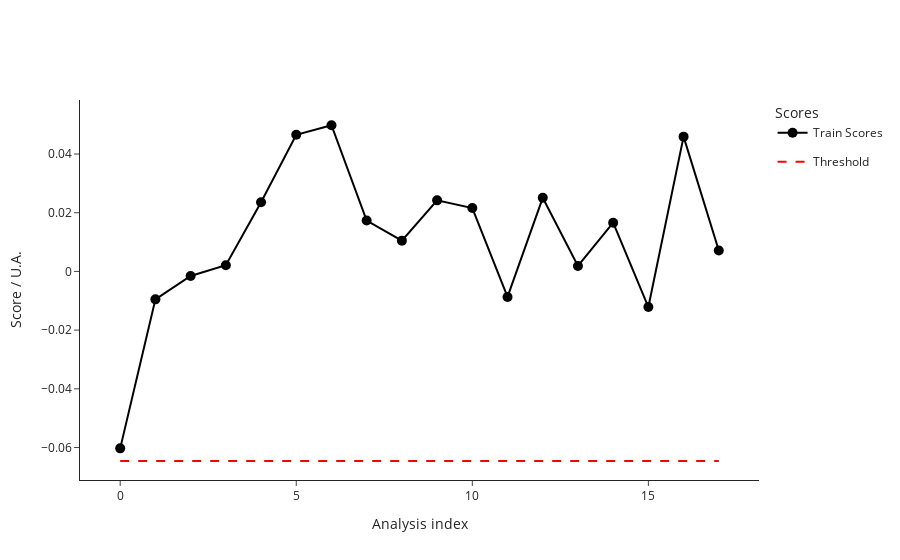

Notebook code cell kept with this figure:
### Code cell
from src.StreamPort.machine_learning.methods import MachineLearningMethodIsolationForestSklearn

iforest = MachineLearningMethodIsolationForestSklearn()

ml_ana = iforest.run(ml_ana)
ml_ana.train()
fig_train_scores = ml_ana.plot_scores()
fig_train_scores.show()

### Figure 1 — Plotly figure (JSON) as saved in the notebook; plotly's stock layout.template omitted (floating-point values rounded to 4 significant figures)
{"data": [{"hovertemplate": ["<b>index: </b>19<br><b>name: </b>210812_Pac--006<br><b>path: </b>C:/Users/Sandeep/Desktop/ExtractedSignals\\210812_Pac 2021-08-12 10-30-07\\210812_Pac--006.D<br><b>batch: </b>210812_Pac 2021-08-12 10-30-07<br><b>batch_position: </b>6<br><b>idle_time: </b>39.0<br><b>sample: </b>Blank<br><b>method: </b>SAA_411_Pac.M<br><b>timestamp: </b>2021-08-12 10:55:02<br><b>detector: </b>G1315C<br><b>pump: </b>G7110B<br><b>start_time: </b>2021-08-12 10:55:36<br><b>end_time: </b>2021-08-12 10:59:36<br><b>runtime: </b>239.7000000000036", "<b>index: </b>20<br><b>name: </b>210812_Pac--007<br><b>path: </b>C:/Users/Sandeep/Desktop/ExtractedSignals\\210812_Pac 2021-08-12 10-30-07\\210812_Pac--007.D<br><b>batch: </b>210812_Pac 2021-08-12 10-30-07<br><b>batch_position: </b>7<br><b>idle_time: </b>39.0<br><b>sample: </b>0.025 mg/ml<br><b>method: </b>SAA_411_Pac.M<br><b>timestamp: </b>2021-08-12 10:59:41<br><b>detector: </b>G1315C<br><b>pump: </b>G7110B<br><b>start_time: </b>2021-08-12 11:00:15<br><b>end_time: </b>2021-08-12 11:04:15<br><b>runtime: </b>239.7000000000036", "<b>index: </b>21<br><b>name: </b>210812_Pac--008<br><b>path: </b>C:/Users/Sandeep/Desktop/ExtractedSignals\\210812_Pac 2021-08-12 10-30-07\\210812_Pac--008.D<br><b>batch: </b>210812_Pac 2021-08-12 10-30-07<br><b>batch_position: </b>8<br><b>idle_time: </b>39.0<br><b>sample: </b>Blank<br><b>method: </b>SAA_411_Pac.M<br><b>timestamp: </b>2021-08-12 11:04:20<br><b>detector: </b>G1315C<br><b>pump: </b>G7110B<br><b>start_time: </b>2021-08-12 11:04:54<br><b>end_time: </b>2021-08-12 11:08:54<br><b>runtime: </b>239.7000000000036", "<b>index: </b>22<br><b>name: </b>210812_Pac--009<br><b>path: </b>C:/Users/Sandeep/Desktop/ExtractedSignals\\210812_Pac 2021-08-12 10-30-07\\210812_Pac--009.D<br><b>batch: </b>210812_Pac 2021-08-12 10-30-07<br><b>batch_position: </b>9<br><b>idle_time: </b>38.0<br><b>sample: </b>210806/036 :10<br><b>method: </b>SAA_411_Pac.M<br><b>timestamp: </b>2021-08-12 11:08:59<br><b>detector: </b>G1315C<br><b>pump: </b>G7110B<br><b>start_time: </b>2021-08-12 11:09:32<br><b>end_time: </b>2021-08-12 11:13:32<br><b>runtime: </b>239.7000000000036", "<b>index: </b>23<br><b>name: </b>210812_Pac--010<br><b>path: </b>C:/Users/Sandeep/Desktop/ExtractedSignals\\210812_Pac 2021-08-12 10-30-07\\210812_Pac--010.D<br><b>batch: </b>210812_Pac 2021-08-12 10-30-07<br><b>batch_position: </b>10<br><b>idle_time: </b>39.0<br><b>sample: </b>210806/036 :10<br><b>method: </b>SAA_411_Pac.M<br><b>timestamp: </b>2021-08-12 11:13:37<br><b>detector: </b>G7110B<br><b>pump: </b>G7110B<br><b>start_time: </b>2021-08-12 11:14:11<br><b>end_time: </b>2021-08-12 11:18:11<br><b>runtime: </b>239.7000000000036", "<b>index: </b>24<br><b>name: </b>210812_Pac--011<br><b>path: </b>C:/Users/Sandeep/Desktop/ExtractedSignals\\210812_Pac 2021-08-12 10-30-07\\210812_Pac--011.D<br><b>batch: </b>210812_Pac 2021-08-12 10-30-07<br><b>batch_position: </b>11<br><b>idle_time: </b>39.0<br><b>sample: </b>210806/036 :10<br><b>method: </b>SAA_411_Pac.M<br><b>timestamp: </b>2021-08-12 11:18:16<br><b>detector: </b>G7110B<br><b>pump: </b>G7110B<br><b>start_time: </b>2021-08-12 11:18:50<br><b>end_time: </b>2021-08-12 11:22:50<br><b>runtime: </b>239.7000000000036", "<b>index: </b>25<br><b>name: </b>210812_Pac--012<br><b>path: </b>C:/Users/Sandeep/Desktop/ExtractedSignals\\210812_Pac 2021-08-12 10-30-07\\210812_Pac--012.D<br><b>batch: </b>210812_Pac 2021-08-12 10-30-07<br><b>batch_position: </b>12<br><b>idle_time: </b>39.0<br><b>sample: </b>Blank<br><b>method: </b>SAA_411_Pac.M<br><b>timestamp: </b>2021-08-12 11:22:55<br><b>detector: </b>G1315C<br><b>pump: </b>G7110B<br><b>start_time: </b>2021-08-12 11:23:29<br><b>end_time: </b>2021-08-12 11:27:29<br><b>runtime: </b>239.7000000000036", "<b>index: </b>26<br><b>name: </b>210812_Pac--013<br><b>path: </b>C:/Users/Sandeep/Desktop/ExtractedSignals\\210812_Pac 2021-08-12 10-30-07\\210812_Pac--013.D<br><b>batch: </b>210812_Pac 2021-08-12 10-30-07<br><b>batch_position: </b>13<br><b>idle_time: </b>39.0<br><b>sample: </b>0.025 mg/ml<br><b>method: </b>SAA_411_Pac.M<br><b>timestamp: </b>2021-08-12 11:27:34<br><b>detector: </b>G1315C<br><b>pump: </b>G7110B<br><b>start_time: </b>2021-08-12 11:28:08<br><b>end_time: </b>2021-08-12 11:32:08<br><b>runtime: </b>239.7000000000036", "<b>index: </b>27<br><b>name: </b>210812_Pac--014<br><b>path: </b>C:/Users/Sandeep/Desktop/ExtractedSignals\\210812_Pac 2021-08-12 10-30-07\\210812_Pac--014.D<br><b>batch: </b>210812_Pac 2021-08-12 10-30-07<br><b>batch_position: </b>14<br><b>idle_time: </b>38.0<br><b>sample: </b>Blank<br><b>method: </b>SAA_411_Pac.M<br><b>timestamp: </b>2021-08-12 11:32:13<br><b>detector: </b>G7110B<br><b>pump: </b>G7110B<br><b>start_time: </b>2021-08-12 11:32:46<br><b>end_time: </b>2021-08-12 11:36:47<br><b>runtime: </b>239.7000000000036", "<b>index: </b>52<br><b>name: </b>210813_Pac--006<br><b>path: </b>C:/Users/Sandeep/Desktop/ExtractedSignals\\210813_Pac 2021-08-13 10-37-27\\210813_Pac--006.D<br><b>batch: </b>210813_Pac 2021-08-13 10-37-27<br><b>batch_position: </b>6<br><b>idle_time: </b>38.0<br><b>sample: </b>Blank<br><b>method: </b>SAA_411_Pac.M<br><b>timestamp: </b>2021-08-13 11:02:31<br><b>detector: </b>G1315C<br><b>pump: </b>G7110B<br><b>start_time: </b>2021-08-13 11:03:05<br><b>end_time: </b>2021-08-13 11:07:06<br><b>runtime: </b>239.7000000000036", "<b>index: </b>53<br><b>name: </b>210813_Pac--007<br><b>path: </b>C:/Users/Sandeep/Desktop/ExtractedSignals\\210813_Pac 2021-08-13 10-37-27\\210813_Pac--007.D<br><b>batch: </b>210813_Pac 2021-08-13 10-37-27<br><b>batch_position: </b>7<br><b>idle_time: </b>38.0<br><b>sample: </b>0.025 mg/ml<br><b>method: </b>SAA_411_Pac.M<br><b>timestamp: </b>2021-08-13 11:07:10<br><b>detector: </b>G1315C<br><b>pump: </b>G7116B<br><b>start_time: </b>2021-08-13 11:07:44<br><b>end_time: </b>2021-08-13 11:11:45<br><b>runtime: </b>239.7000000000036", "<b>index: </b>54<br><b>name: </b>210813_Pac--008<br><b>path: </b>C:/Users/Sandeep/Desktop/ExtractedSignals\\210813_Pac 2021-08-13 10-37-27\\210813_Pac--008.D<br><b>batch: </b>210813_Pac 2021-08-13 10-37-27<br><b>batch_position: </b>8<br><b>idle_time: </b>38.0<br><b>sample: </b>Blank<br><b>method: </b>SAA_411_Pac.M<br><b>timestamp: </b>2021-08-13 11:11:49<br><b>detector: </b>G1315C<br><b>pump: </b>G7110B<br><b>start_time: </b>2021-08-13 11:12:23<br><b>end_time: </b>2021-08-13 11:16:23<br><b>runtime: </b>239.7000000000036", "<b>index: </b>55<br><b>name: </b>210813_Pac--009<br><b>path: </b>C:/Users/Sandeep/Desktop/ExtractedSignals\\210813_Pac 2021-08-13 10-37-27\\210813_Pac--009.D<br><b>batch: </b>210813_Pac 2021-08-13 10-37-27<br><b>batch_position: </b>9<br><b>idle_time: </b>39.0<br><b>sample: </b>210812/004 :20<br><b>method: </b>SAA_411_Pac.M<br><b>timestamp: </b>2021-08-13 11:16:28<br><b>detector: </b>G1315C<br><b>pump: </b>G7110B<br><b>start_time: </b>2021-08-13 11:17:02<br><b>end_time: </b>2021-08-13 11:21:03<br><b>runtime: </b>239.7000000000036", "<b>index: </b>56<br><b>name: </b>210813_Pac--010<br><b>path: </b>C:/Users/Sandeep/Desktop/ExtractedSignals\\210813_Pac 2021-08-13 10-37-27\\210813_Pac--010.D<br><b>batch: </b>210813_Pac 2021-08-13 10-37-27<br><b>batch_position: </b>10<br><b>idle_time: </b>38.0<br><b>sample: </b>210812/004 :20<br><b>method: </b>SAA_411_Pac.M<br><b>timestamp: </b>2021-08-13 11:21:08<br><b>detector: </b>G1315C<br><b>pump: </b>G7110B<br><b>start_time: </b>2021-08-13 11:21:41<br><b>end_time: </b>2021-08-13 11:25:42<br><b>runtime: </b>239.7000000000036", "<b>index: </b>57<br><b>name: </b>210813_Pac--011<br><b>path: </b>C:/Users/Sandeep/Desktop/ExtractedSignals\\210813_Pac 2021-08-13 10-37-27\\210813_Pac--011.D<br><b>batch: </b>210813_Pac 2021-08-13 10-37-27<br><b>batch_position: </b>11<br><b>idle_time: </b>39.0<br><b>sample: </b>210812/004 :20<br><b>method: </b>SAA_411_Pac.M<br><b>timestamp: </b>2021-08-13 11:25:46<br><b>detector: </b>G1315C<br><b>pump: </b>G7110B<br><b>start_time: </b>2021-08-13 11:26:21<br><b>end_time: </b>2021-08-13 11:30:21<br><b>runtime: </b>239.7000000000036", "<b>index: </b>58<br><b>name: </b>210813_Pac--012<br><b>path: </b>C:/Users/Sandeep/Desktop/ExtractedSignals\\210813_Pac 2021-08-13 10-37-27\\210813_Pac--012.D<br><b>batch: </b>210813_Pac 2021-08-13 10-37-27<br><b>batch_position: </b>12<br><b>idle_time: </b>38.0<br><b>sample: </b>Blank<br><b>method: </b>SAA_411_Pac.M<br><b>timestamp: </b>2021-08-13 11:30:26<br><b>detector: </b>G1315C<br><b>pump: </b>G7110B<br><b>start_time: </b>2021-08-13 11:30:59<br><b>end_time: </b>2021-08-13 11:34:59<br><b>runtime: </b>239.7000000000036", "<b>index: </b>59<br><b>name: </b>210813_Pac--013<br><b>path: </b>C:/Users/Sandeep/Desktop/ExtractedSignals\\210813_Pac 2021-08-13 10-37-27\\210813_Pac--013.D<br><b>batch: </b>210813_Pac 2021-08-13 10-37-27<br><b>batch_position: </b>13<br><b>idle_time: </b>39.0<br><b>sample: </b>0.025 mg/ml<br><b>method: </b>SAA_411_Pac.M<br><b>timestamp: </b>2021-08-13 11:35:04<br><b>detector: </b>G1315C<br><b>pump: </b>G7110B<br><b>start_time: </b>2021-08-13 11:35:38<br><b>end_time: </b>2021-08-13 11:39:38<br><b>runtime: </b>239.7000000000036", "<b>index: </b>60<br><b>name: </b>210813_Pac--014<br><b>path: </b>C:/Users/Sandeep/Desktop/ExtractedSignals\\210813_Pac 2021-08-13 10-37-27\\210813_Pac--014.D<br><b>batch: </b>210813_Pac 2021-08-13 10-37-27<br><b>batch_position: </b>14<br><b>idle_time: </b>38.0<br><b>sample: </b>Blank<br><b>method: </b>SAA_411_Pac.M<br><b>timestamp: </b>2021-08-13 11:39:43<br><b>detector: </b>G1315C<br><b>pump: </b>G7110B<br><b>start_time: </b>2021-08-13 11:40:16<br><b>end_time: </b>2021-08-13 11:44:17<br><b>runtime: </b>239.7000000000036"], "legendgroup": "Train", "line": {"color": "black"}, "marker": {"color": "black", "size": 10}, "mode": "lines+markers", "name": "Train Scores", "text": ["<b>index: </b>19<br><b>name: </b>210812_Pac--006<br><b>path: </b>C:/Users/Sandeep/Desktop/ExtractedSignals\\210812_Pac 2021-08-12 10-30-07\\210812_Pac--006.D<br><b>batch: </b>210812_Pac 2021-08-12 10-30-07<br><b>batch_position: </b>6<br><b>idle_time: </b>39.0<br><b>sample: </b>Blank<br><b>method: </b>SAA_411_Pac.M<br><b>timestamp: </b>2021-08-12 10:55:02<br><b>detector: </b>G1315C<br><b>pump: </b>G7110B<br><b>start_time: </b>2021-08-12 10:55:36<br><b>end_time: </b>2021-08-12 10:59:36<br><b>runtime: </b>239.7000000000036", "<b>index: </b>20<br><b>name: </b>210812_Pac--007<br><b>path: </b>C:/Users/Sandeep/Desktop/ExtractedSignals\\210812_Pac 2021-08-12 10-30-07\\210812_Pac--007.D<br><b>batch: </b>210812_Pac 2021-08-12 10-30-07<br><b>batch_position: </b>7<br><b>idle_time: </b>39.0<br><b>sample: </b>0.025 mg/ml<br><b>method: </b>SAA_411_Pac.M<br><b>timestamp: </b>2021-08-12 10:59:41<br><b>detector: </b>G1315C<br><b>pump: </b>G7110B<br><b>start_time: </b>2021-08-12 11:00:15<br><b>end_time: </b>2021-08-12 11:04:15<br><b>runtime: </b>239.7000000000036", "<b>index: </b>21<br><b>name: </b>210812_Pac--008<br><b>path: </b>C:/Users/Sandeep/Desktop/ExtractedSignals\\210812_Pac 2021-08-12 10-30-07\\210812_Pac--008.D<br><b>batch: </b>210812_Pac 2021-08-12 10-30-07<br><b>batch_position: </b>8<br><b>idle_time: </b>39.0<br><b>sample: </b>Blank<br><b>method: </b>SAA_411_Pac.M<br><b>timestamp: </b>2021-08-12 11:04:20<br><b>detector: </b>G1315C<br><b>pump: </b>G7110B<br><b>start_time: </b>2021-08-12 11:04:54<br><b>end_time: </b>2021-08-12 11:08:54<br><b>runtime: </b>239.7000000000036", "<b>index: </b>22<br><b>name: </b>210812_Pac--009<br><b>path: </b>C:/Users/Sandeep/Desktop/ExtractedSignals\\210812_Pac 2021-08-12 10-30-07\\210812_Pac--009.D<br><b>batch: </b>210812_Pac 2021-08-12 10-30-07<br><b>batch_position: </b>9<br><b>idle_time: </b>38.0<br><b>sample: </b>210806/036 :10<br><b>method: </b>SAA_411_Pac.M<br><b>timestamp: </b>2021-08-12 11:08:59<br><b>detector: </b>G1315C<br><b>pump: </b>G7110B<br><b>start_time: </b>2021-08-12 11:09:32<br><b>end_time: </b>2021-08-12 11:13:32<br><b>runtime: </b>239.7000000000036", "<b>index: </b>23<br><b>name: </b>210812_Pac--010<br><b>path: </b>C:/Users/Sandeep/Desktop/ExtractedSignals\\210812_Pac 2021-08-12 10-30-07\\210812_Pac--010.D<br><b>batch: </b>210812_Pac 2021-08-12 10-30-07<br><b>batch_position: </b>10<br><b>idle_time: </b>39.0<br><b>sample: </b>210806/036 :10<br><b>method: </b>SAA_411_Pac.M<br><b>timestamp: </b>2021-08-12 11:13:37<br><b>detector: </b>G7110B<br><b>pump: </b>G7110B<br><b>start_time: </b>2021-08-12 11:14:11<br><b>end_time: </b>2021-08-12 11:18:11<br><b>runtime: </b>239.7000000000036", "<b>index: </b>24<br><b>name: </b>210812_Pac--011<br><b>path: </b>C:/Users/Sandeep/Desktop/ExtractedSignals\\210812_Pac 2021-08-12 10-30-07\\210812_Pac--011.D<br><b>batch: </b>210812_Pac 2021-08-12 10-30-07<br><b>batch_position: </b>11<br><b>idle_time: </b>39.0<br><b>sample: </b>210806/036 :10<br><b>method: </b>SAA_411_Pac.M<br><b>timestamp: </b>2021-08-12 11:18:16<br><b>detector: </b>G7110B<br><b>pump: </b>G7110B<br><b>start_time: </b>2021-08-12 11:18:50<br><b>end_time: </b>2021-08-12 11:22:50<br><b>runtime: </b>239.7000000000036", "<b>index: </b>25<br><b>name: </b>210812_Pac--012<br><b>path: </b>C:/Users/Sandeep/Desktop/ExtractedSignals\\210812_Pac 2021-08-12 10-30-07\\210812_Pac--012.D<br><b>batch: </b>210812_Pac 2021-08-12 10-30-07<br><b>batch_position: </b>12<br><b>idle_time: </b>39.0<br><b>sample: </b>Blank<br><b>method: </b>SAA_411_Pac.M<br><b>timestamp: </b>2021-08-12 11:22:55<br><b>detector: </b>G1315C<br><b>pump: </b>G7110B<br><b>start_time: </b>2021-08-12 11:23:29<br><b>end_time: </b>2021-08-12 11:27:29<br><b>runtime: </b>239.7000000000036", "<b>index: </b>26<br><b>name: </b>210812_Pac--013<br><b>path: </b>C:/Users/Sandeep/Desktop/ExtractedSignals\\210812_Pac 2021-08-12 10-30-07\\210812_Pac--013.D<br><b>batch: </b>210812_Pac 2021-08-12 10-30-07<br><b>batch_position: </b>13<br><b>idle_time: </b>39.0<br><b>sample: </b>0.025 mg/ml<br><b>method: </b>SAA_411_Pac.M<br><b>timestamp: </b>2021-08-12 11:27:34<br><b>detector: </b>G1315C<br><b>pump: </b>G7110B<br><b>start_time: </b>2021-08-12 11:28:08<br><b>end_time: </b>2021-08-12 11:32:08<br><b>runtime: </b>239.7000000000036", "<b>index: </b>27<br><b>name: </b>210812_Pac--014<br><b>path: </b>C:/Users/Sandeep/Desktop/ExtractedSignals\\210812_Pac 2021-08-12 10-30-07\\210812_Pac--014.D<br><b>batch: </b>210812_Pac 2021-08-12 10-30-07<br><b>batch_position: </b>14<br><b>idle_time: </b>38.0<br><b>sample: </b>Blank<br><b>method: </b>SAA_411_Pac.M<br><b>timestamp: </b>2021-08-12 11:32:13<br><b>detector: </b>G7110B<br><b>pump: </b>G7110B<br><b>start_time: </b>2021-08-12 11:32:46<br><b>end_time: </b>2021-08-12 11:36:47<br><b>runtime: </b>239.7000000000036", "<b>index: </b>52<br><b>name: </b>210813_Pac--006<br><b>path: </b>C:/Users/Sandeep/Desktop/ExtractedSignals\\210813_Pac 2021-08-13 10-37-27\\210813_Pac--006.D<br><b>batch: </b>210813_Pac 2021-08-13 10-37-27<br><b>batch_position: </b>6<br><b>idle_time: </b>38.0<br><b>sample: </b>Blank<br><b>method: </b>SAA_411_Pac.M<br><b>timestamp: </b>2021-08-13 11:02:31<br><b>detector: </b>G1315C<br><b>pump: </b>G7110B<br><b>start_time: </b>2021-08-13 11:03:05<br><b>end_time: </b>2021-08-13 11:07:06<br><b>runtime: </b>239.7000000000036", "<b>index: </b>53<br><b>name: </b>210813_Pac--007<br><b>path: </b>C:/Users/Sandeep/Desktop/ExtractedSignals\\210813_Pac 2021-08-13 10-37-27\\210813_Pac--007.D<br><b>batch: </b>210813_Pac 2021-08-13 10-37-27<br><b>batch_position: </b>7<br><b>idle_time: </b>38.0<br><b>sample: </b>0.025 mg/ml<br><b>method: </b>SAA_411_Pac.M<br><b>timestamp: </b>2021-08-13 11:07:10<br><b>detector: </b>G1315C<br><b>pump: </b>G7116B<br><b>start_time: </b>2021-08-13 11:07:44<br><b>end_time: </b>2021-08-13 11:11:45<br><b>runtime: </b>239.7000000000036", "<b>index: </b>54<br><b>name: </b>210813_Pac--008<br><b>path: </b>C:/Users/Sandeep/Desktop/ExtractedSignals\\210813_Pac 2021-08-13 10-37-27\\210813_Pac--008.D<br><b>batch: </b>210813_Pac 2021-08-13 10-37-27<br><b>batch_position: </b>8<br><b>idle_time: </b>38.0<br><b>sample: </b>Blank<br><b>method: </b>SAA_411_Pac.M<br><b>timestamp: </b>2021-08-13 11:11:49<br><b>detector: </b>G1315C<br><b>pump: </b>G7110B<br><b>start_time: </b>2021-08-13 11:12:23<br><b>end_time: </b>2021-08-13 11:16:23<br><b>runtime: </b>239.7000000000036", "<b>index: </b>55<br><b>name: </b>210813_Pac--009<br><b>path: </b>C:/Users/Sandeep/Desktop/ExtractedSignals\\210813_Pac 2021-08-13 10-37-27\\210813_Pac--009.D<br><b>batch: </b>210813_Pac 2021-08-13 10-37-27<br><b>batch_position: </b>9<br><b>idle_time: </b>39.0<br><b>sample: </b>210812/004 :20<br><b>method: </b>SAA_411_Pac.M<br><b>timestamp: </b>2021-08-13 11:16:28<br><b>detector: </b>G1315C<br><b>pump: </b>G7110B<br><b>start_time: </b>2021-08-13 11:17:02<br><b>end_time: </b>2021-08-13 11:21:03<br><b>runtime: </b>239.7000000000036", "<b>index: </b>56<br><b>name: </b>210813_Pac--010<br><b>path: </b>C:/Users/Sandeep/Desktop/ExtractedSignals\\210813_Pac 2021-08-13 10-37-27\\210813_Pac--010.D<br><b>batch: </b>210813_Pac 2021-08-13 10-37-27<br><b>batch_position: </b>10<br><b>idle_time: </b>38.0<br><b>sample: </b>210812/004 :20<br><b>method: </b>SAA_411_Pac.M<br><b>timestamp: </b>2021-08-13 11:21:08<br><b>detector: </b>G1315C<br><b>pump: </b>G7110B<br><b>start_time: </b>2021-08-13 11:21:41<br><b>end_time: </b>2021-08-13 11:25:42<br><b>runtime: </b>239.7000000000036", "<b>index: </b>57<br><b>name: </b>210813_Pac--011<br><b>path: </b>C:/Users/Sandeep/Desktop/ExtractedSignals\\210813_Pac 2021-08-13 10-37-27\\210813_Pac--011.D<br><b>batch: </b>210813_Pac 2021-08-13 10-37-27<br><b>batch_position: </b>11<br><b>idle_time: </b>39.0<br><b>sample: </b>210812/004 :20<br><b>method: </b>SAA_411_Pac.M<br><b>timestamp: </b>2021-08-13 11:25:46<br><b>detector: </b>G1315C<br><b>pump: </b>G7110B<br><b>start_time: </b>2021-08-13 11:26:21<br><b>end_time: </b>2021-08-13 11:30:21<br><b>runtime: </b>239.7000000000036", "<b>index: </b>58<br><b>name: </b>210813_Pac--012<br><b>path: </b>C:/Users/Sandeep/Desktop/ExtractedSignals\\210813_Pac 2021-08-13 10-37-27\\210813_Pac--012.D<br><b>batch: </b>210813_Pac 2021-08-13 10-37-27<br><b>batch_position: </b>12<br><b>idle_time: </b>38.0<br><b>sample: </b>Blank<br><b>method: </b>SAA_411_Pac.M<br><b>timestamp: </b>2021-08-13 11:30:26<br><b>detector: </b>G1315C<br><b>pump: </b>G7110B<br><b>start_time: </b>2021-08-13 11:30:59<br><b>end_time: </b>2021-08-13 11:34:59<br><b>runtime: </b>239.7000000000036", "<b>index: </b>59<br><b>name: </b>210813_Pac--013<br><b>path: </b>C:/Users/Sandeep/Desktop/ExtractedSignals\\210813_Pac 2021-08-13 10-37-27\\210813_Pac--013.D<br><b>batch: </b>210813_Pac 2021-08-13 10-37-27<br><b>batch_position: </b>13<br><b>idle_time: </b>39.0<br><b>sample: </b>0.025 mg/ml<br><b>method: </b>SAA_411_Pac.M<br><b>timestamp: </b>2021-08-13 11:35:04<br><b>detector: </b>G1315C<br><b>pump: </b>G7110B<br><b>start_time: </b>2021-08-13 11:35:38<br><b>end_time: </b>2021-08-13 11:39:38<br><b>runtime: </b>239.7000000000036", "<b>index: </b>60<br><b>name: </b>210813_Pac--014<br><b>path: </b>C:/Users/Sandeep/Desktop/ExtractedSignals\\210813_Pac 2021-08-13 10-37-27\\210813_Pac--014.D<br><b>batch: </b>210813_Pac 2021-08-13 10-37-27<br><b>batch_position: </b>14<br><b>idle_time: </b>38.0<br><b>sample: </b>Blank<br><b>method: </b>SAA_411_Pac.M<br><b>timestamp: </b>2021-08-13 11:39:43<br><b>detector: </b>G1315C<br><b>pump: </b>G7110B<br><b>start_time: </b>2021-08-13 11:40:16<br><b>end_time: </b>2021-08-13 11:44:17<br><b>runtime: </b>239.7000000000036"], "type": "scatter", "x": [0, 1, 2, 3, 4, 5, 6, 7, 8, 9, 10, 11, 12, 13, 14, 15, 16, 17], "y": [-0.06029, -0.009525, -0.001533, 0.002111, 0.02359, 0.04655, 0.0498, 0.01733, 0.01049, 0.02421, 0.02158, -0.00869, 0.02508, 0.001851, 0.01659, -0.01213, 0.04592, 0.007143]}, {"legendgroup": "Threshold", "line": {"color": "red", "dash": "dash"}, "mode": "lines", "name": "Threshold", "type": "scatter", "x": [0, 17], "y": [-0.06459, -0.06459]}], "layout": {"legend": {"title": {"text": "Scores"}}, "xaxis": {"title": {"text": "Analysis index"}}, "yaxis": {"title": {"text": "Score / U.A."}}}}
